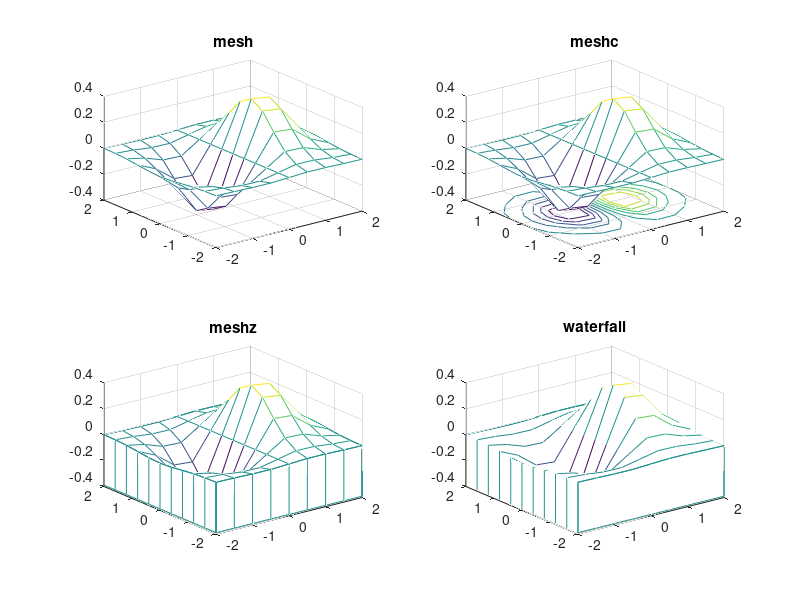
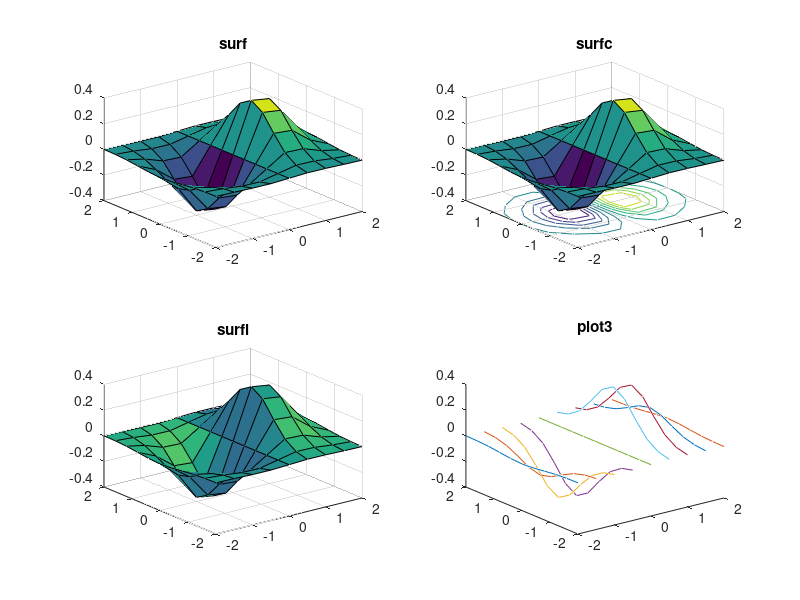

These charts were generated, in order, by the following MATLAB code:
clc
clear all
close all

% input(prompt): nhập số
% input(prompt,'s'): nhập chuỗi

% câu lệnh if else: if - elseif - else - end
% phép toán: +, -, *, /, ^, exp(), log()
% phép toán so sánh: ==, ~=, >, >=, <, <=
% phép toán logic:  && (and), || (or), ~ (not)
% math function: floor (làm tròn xuống), ceil (làm tròn lên), round (làm tròn tới số nguyên gần nhất)
% mod(x, y): tính phần dư của x/y
% vòng lặp for: for i = start:end | for i = start:step:end
% for i = [1 2 3]
%     disp(i);
% end
% vòng lặp while: while expression ... end
% câu lệnh switch-case: switch variable case ... otherwise ... end

% Ma trận (Dấu ; kết thúc 1 dòng, dấu , hoặc khoảng trắng ngăn cách phần tử)
% A = [1 2 3; 4 5 6];
% Chuyển vị ma trận: A'
% Đường chéo ma trận: diag(A)
% Truy cập phần tử dòng i cột j (trị số bắt đầu từ 1): A(i,j)
% A(i) là phần tử thứ i duyệt theo chiều từ trái qua phải, trên xuống dưới
% size(A) trả về vector gồm: số hàng của ma trận và số cột của ma trận
% Sử dụng dấu : để trích các dãy phần tử
% fprintf('A(2, :) = ');
% disp(A(2, :))
% fprintf('A(2, 2:3) = ');
% disp(A(2, 2:3))
% Ghép ma trận theo chiều dọc (hay thêm dòng)
% B = [6 7 8];
% disp('[A; B] = ');
% disp([A; B]);
% Ghép ma trận theo chiều ngang (hay thêm cột)
% B = [10; 20];
% disp('[A B] = ');
% disp([A B]);
% Xoá dòng xoá cột dùng = [] (không thể xoá được 1 phần tử, phải xoá 1 cột hoặc hàng)
% A(2, :) = [];
% disp('A = ');
% disp(A);
% zeros(m, n): tạo ma trận không với m dòng n cột
% ones(m, n): tạo ma trận một với m dòng n cột
% eye(m, n): tạo ma trận đường chéo = 1 với m dòng n cột 
% eye(n): tạo ma trận đơn vị 
% rand(m, n): tạo ma trận m dòng n cột với các phần tử ngẫu nhiên 
disp(round(rand(1, 5) * 10)); % tạo 5 phần tử ngẫu nhiên từ 0 tới 10
% linspace(a, b, n): tạo ma trận gồm b phần tử phân bố đều từ a tới n (nếu không có n thì sẽ có 100 phần tử)
% numel(A): đếm số phần tử của ma trận
% A*B: nhân 2 ma trận A và B
% A/B: chia 2 ma trận A và B
% A.*B: Nhân từng phần tử của 2 ma trận A và B
% .* : mũ cho từng phần tử của mảng
% det(A): định thức của ma trận
% tril(A): ma trận tam giác dưới
% triu(A): ma trận tam giác trên
% inv(A): ma trận nghịch đảo của A
% rank(A): hạng của ma trận A

% Plot
% ezplot('sin(x)'): vẽ hàm sơ cấp
% plot(x, y1, x, y2, ...): vẽ đồ thị y1, y2 với x
% hold on; : lưu giữ đồ thị hiện tại, dùng để vẽ đồ thị mới trên đồ thị cũ
% axis([xmin xmax ymin ymax]): lệnh axis
% xlabel, ylabel, title, legend: chú thích đồ thị
% subplot(p,q,i): tạo bảng vẽ p x q, và vẽ ở bảng thứ i
% bar(x,y): vẽ đồ thị cột đứng
% pie(x): vẽ đồ thị dạng hình tròn
% [X,Y] = meshgrid(x,y): đồ thị lưới của hàm 2 biến z = f(x, y)

% Một số ví dụ về vẽ mặt:
x = -2:0.5:2;
y = -2:0.4:2;
[X,Y] = meshgrid(x,y);
Z = X.*exp(-X.^2 - Y.^2);
figure(1);
subplot(2,2,1);
mesh(X,Y,Z)
title('mesh');
subplot(2,2,2);
meshc(X,Y,Z)
title('meshc');
subplot(2,2,3);
meshz(X,Y,Z)
title('meshz');
subplot(2,2,4);
waterfall(X,Y,Z)
title('waterfall');

figure(2);
subplot(2,2,1);
surf(X,Y,Z)
title('surf');
subplot(2,2,2);
surfc(X,Y,Z)
title('surfc');
subplot(2,2,3);
surfl(X,Y,Z)
title('surfl');
subplot(2,2,4);
plot3(X,Y,Z)
title('plot3');

% symbolic
% syms x y: khai báo biến symbolic
% diff(y, n): đạo hàm cấp n của y (nếu không có n thì đạo hàm cấp 1)
% diff(y, x, n): đạo hàm cấp n của y theo biến x
% int(y): tính tích phân của y
% int(y, a, b): tính tích phân từ a tới b của y
% int(y, x): tính tích phân của y theo biến x
% limit(f, x, a): giới hạn của hàm f khi x tiến tới a
% limit(f, x, a, 'left'): giới hạn trái của hàm f khi x tiến tới a
% limit(f, x, a, 'right'): giới hạn phải của hàm f khi x tiến tới a
% solve(f): giải phương trình f(x) = 0
% solve(f, a): giải phương trình f theo biến a
% solve('f(x) = g(x)'): giải phương trình f(x) = g(x) (đặt trong dấu '')
% solve('f(x)', 'g(x)', ...): giải nhiều hệ phương trình